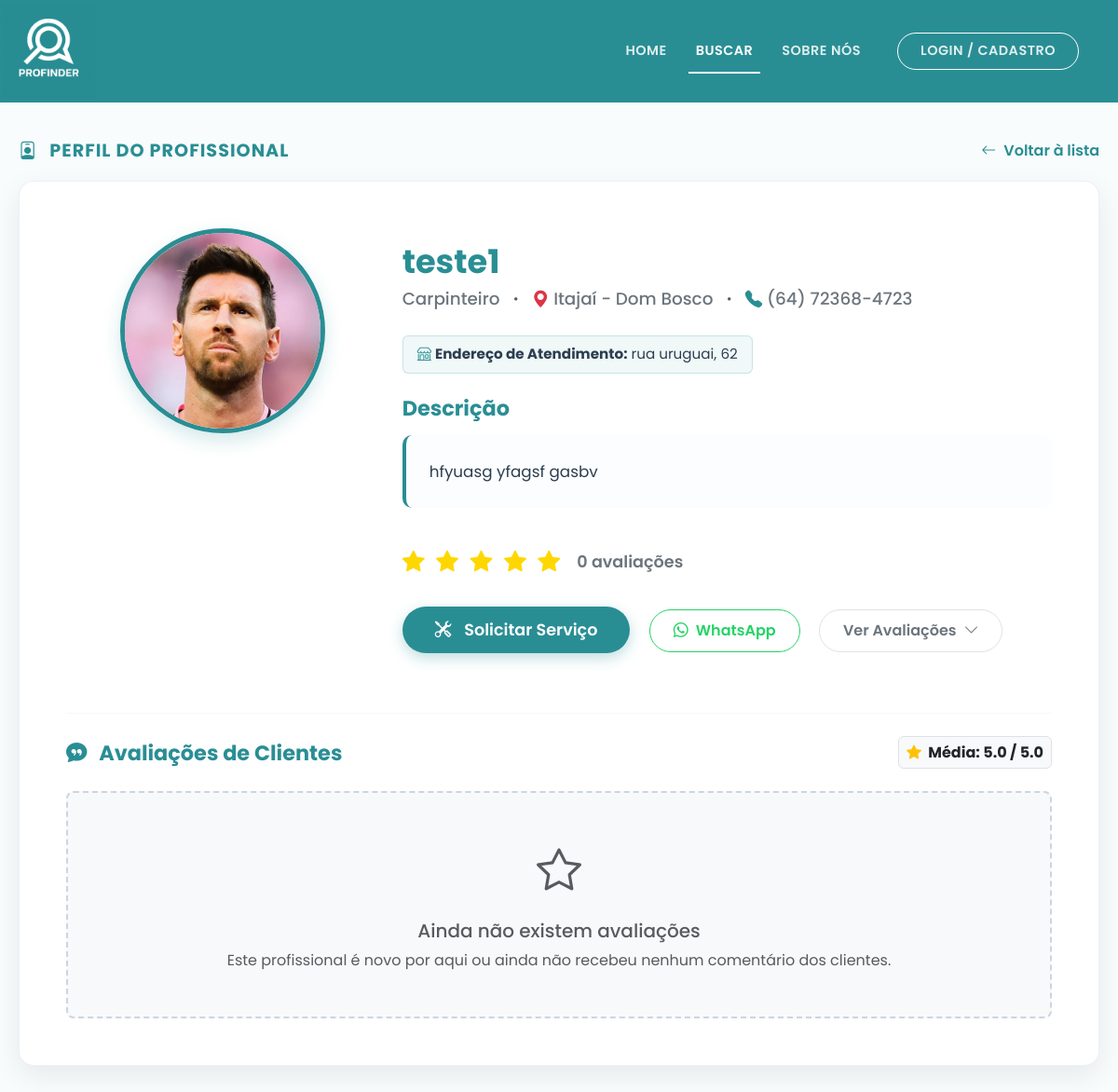
The page /perfil/1 on the database its author committed.
### app.py (models this page shows, shortened)
class Profissional(db.Model, UserMixin):
    id = db.Column(db.Integer, primary_key=True)
    nome = db.Column(db.String(100), nullable=False)
    cpf = db.Column(db.String(11), unique=True, nullable=False)
    email = db.Column(db.String(120), unique=True, nullable=False)
    senha = db.Column(db.String(128), nullable=False)
    telefone = db.Column(db.String(20), nullable=True)
    profissao = db.Column(db.String(50), nullable=False)
    cidade = db.Column(db.String(100), nullable=False)
    regiao = db.Column(db.String(100), nullable=False)
    endereco_fixo = db.Column(db.String(255), nullable=True)
    descricao = db.Column(db.Text, nullable=True)
    avaliacao = db.Column(db.Float, default=5.0)
    foto = db.Column(db.String(255), default='https://cdn-icons-png.flaticon.com/512/3135/3135715.png')
    tipo_conta = db.Column(db.String(20), default='profissional')
    trabalhos = db.relationship('Portfolio', backref='profissional', lazy=True, cascade='all, delete-orphan')
    solicitacoes_recebidas = db.relationship('SolicitacaoServico', backref='profissional_solicitado', lazy=True, cascade='all, delete-orphan')

### app.py (the view)
@app.route('/perfil/<int:id>')
def perfil(id):
    profissional_selecionado = Profissional.query.get_or_404(id)
    trabalhos_portfolio = Portfolio.query.filter_by(profissional_id=id).all()
    avaliacoes = Avaliacao.query.filter_by(profissional_id=id).order_by(Avaliacao.data_avaliacao.desc()).all()
    return render_template('perfil.html', profissional=profissional_selecionado, portfolio=trabalhos_portfolio, avaliacoes=avaliacoes)

### app/templates/perfil.html (shortened to what this page needs)
<!DOCTYPE html>
<html lang="pt-BR">
<head>
    <link href="https://cdn.jsdelivr.net/npm/bootstrap@5.3.2/dist/css/bootstrap.min.css" rel="stylesheet">
    <link rel="stylesheet" href="https://cdn.jsdelivr.net/npm/bootstrap-icons@1.11.1/font/bootstrap-icons.css">
</head>
<body>
    <nav class="navbar navbar-expand-lg navbar-profinder sticky-top">
        <div class="container">
            <a class="navbar-brand" href="{{ url_for('index') }}" title="Sair / Voltar ao Início">
                <img src="{{ url_for('static', filename='img/logo-nome.png') }}" alt="Logo ProFinder">
            </a>
            <div class="collapse navbar-collapse justify-content-end" id="navbarNav">
                <ul class="navbar-nav align-items-center">
                    <li class="nav-item"><a class="nav-link" href="{{ url_for('index') }}">Home</a></li>
                    <li class="nav-item"><a class="nav-link active" href="{{ url_for('busca_servicos') }}">Buscar</a></li>
                    <li class="nav-item"><a class="nav-link" href="{{ url_for('sobre') }}">Sobre Nós</a></li>
                    {% if current_user.is_authenticated %}
                        <li class="nav-item ms-lg-3 mt-3 mt-lg-0 d-none d-lg-block">
                            <a href="{{ url_for('meu_perfil') }}" class="nav-link" style="text-transform: none; font-size: 0.95rem;">Olá, <strong>{{ current_user.nome.split()[0] }}</strong></a>
                        </li>
                        <li class="nav-item ms-lg-2 mt-2 mt-lg-0">
                            <a class="nav-link btn-login-nav border border-white rounded-pill px-4" href="{{ url_for('logout') }}" style="background-color: rgba(255,255,255,0.1);">Sair</a>
                        </li>
                    {% else %}
                        <li class="nav-item ms-lg-3 mt-3 mt-lg-0">
                            <a class="nav-link btn-login-nav border border-white rounded-pill px-4" href="{{ url_for('login') }}">Login / Cadastro</a>
                        </li>
                    {% endif %}
                </ul>
            </div>
        </div>
    </nav>
    <main class="container main-container">
        <div class="cabecalho-perfil">
            <h2 class="titulo-secao"><i class="bi bi-person-badge me-2"></i> Perfil do Profissional</h2>
            <a href="javascript:history.back()" class="btn-voltar">
                <i class="bi bi-arrow-left"></i> Voltar à lista
            </a>
        </div>
        <div class="card-perfil">
            <div class="row">
                <div class="col-md-4 text-center mb-4 mb-md-0">
                    <div class="foto-perfil-container">
                        <img src="{{ profissional.foto }}" alt="Foto de {{ profissional.nome }}">
                    </div>
                </div>
                <div class="col-md-8">
                    <h1 class="nome-profissional">{{ profissional.nome }}</h1>
                    <div class="info-basica">
                        <span>{{ profissional.profissao }}</span>
                        <i class="bi bi-dot text-muted"></i>
                        <span><i class="bi bi-geo-alt-fill text-danger"></i>
                            {% if profissional.regiao == 'todas' %}
                                {{ profissional.cidade }} (Toda a região)
                            {% else %}
                                {{ profissional.cidade }} - {{ profissional.regiao.replace('_', ' ').title() }}
                            {% endif %}
                        </span>
                        {% if profissional.telefone %}
                            <i class="bi bi-dot text-muted"></i>
                            <span><i class="bi bi-telephone-fill" style="color: var(--cor-primaria);"></i> {{ profissional.telefone }}</span>
                        {% endif %}
                    </div>
                    {% if profissional.endereco_fixo %}
                    <div class="endereco-fixo mb-4">
                        <span style="color: var(--cor-texto-escuro); font-size: 0.95rem; background-color: #f0f8f8; padding: 8px 15px; border-radius: 6px; display: inline-block; border: 1px solid rgba(41, 142, 148, 0.2);">
                            <i class="bi bi-shop" style="color: var(--cor-primaria);"></i> <strong>Endereço de Atendimento:</strong> {{ profissional.endereco_fixo }}
                        </span>
                    </div>
                    {% endif %}
                    <h3 class="titulo-descricao">Descrição</h3>
                    <p class="texto-descricao">
                        {{ profissional.descricao | default("Profissional qualificado e altamente recomendado pela comunidade ProFinder. Especialista na sua área de atuação, sempre com foco em entregar o melhor resultado para os clientes.", true) }}
                    </p>
                    <div class="bloco-avaliacoes">
                        <div class="estrelas">
                            {% for i in range(5) %}
                                {% if i < profissional.avaliacao|int %}
                                    <i class="bi bi-star-fill"></i>
                                {% else %}
                                    <i class="bi bi-star-fill estrela-vazia"></i>
                                {% endif %}
                            {% endfor %}
                        </div>
                        <span class="numero-avaliacoes">
                            {{ avaliacoes|length }} avaliações
                        </span>
                    </div>
                    <div class="botoes-acao mt-4 mb-3">
                        {% if current_user.is_authenticated and current_user.tipo_conta == 'cliente' %}
                            <button type="button" class="btn-mensagem me-md-3 mb-3 mb-md-0" data-bs-toggle="modal" data-bs-target="#modalSolicitacao">
                                <i class="bi bi-tools me-1"></i> Solicitar Serviço
                            </button>
                        {% elif not current_user.is_authenticated %}
                            <button type="button" class="btn-mensagem me-md-3 mb-3 mb-md-0" data-bs-toggle="modal" data-bs-target="#modalAvisoLogin">
                                <i class="bi bi-tools me-1"></i> Solicitar Serviço
                            </button>
                        {% else %}
                            <button type="button" class="btn-mensagem me-md-3 mb-3 mb-md-0" onclick="alert('Apenas clientes podem solicitar serviços. Por favor, inicie sessão com uma conta de cliente.')" style="opacity: 0.7;">
                                <i class="bi bi-tools me-1"></i> Solicitar Serviço
                            </button>
                        {% endif %}
                        {% if profissional.telefone %}
                            <a href="https://wa.me/55{{ profissional.telefone | replace(' ', '') | replace('-', '') | replace('(', '') | replace(')', '') }}" target="_blank" class="btn-avaliacoes me-md-3 mb-3 mb-md-0" style="color: #25D366; border-color: #25D366;">
                                <i class="bi bi-whatsapp"></i> WhatsApp
                            </a>
                        {% else %}
                            <button type="button" class="btn-mensagem me-md-3 mb-3 mb-md-0" data-bs-toggle="modal" data-bs-target="#modalSemTelefone" style="background-color: #95a5a6; border: none; box-shadow: none;">
                                <i class="bi bi-telephone-x"></i> Sem Telefone
                            </button>
                        {% endif %}
                        <a href="#secaoAvaliacoes" class="btn-avaliacoes">
                            Ver Avaliações <i class="bi bi-chevron-down"></i>
                        </a>
                    </div>
                </div>
            </div>
            <hr class="mt-5 mb-4" style="border-color: rgba(0,0,0,0.1);" id="secaoAvaliacoes">
            <div class="d-flex justify-content-between align-items-center mb-4 flex-wrap gap-3">
                <h3 class="titulo-descricao mb-0"><i class="bi bi-chat-quote-fill me-2"></i> Avaliações de Clientes</h3>
                <span class="badge bg-light text-dark border p-2" style="font-size: 1rem;">
                    <i class="bi bi-star-fill text-warning me-1"></i> Média: {{ profissional.avaliacao }} / 5.0
                </span>
            </div>
            {% if avaliacoes %}
                <div class="row row-cols-1 g-4 mb-2">
                    {% for av in avaliacoes %}
                    <div class="col">
                        <div class="card border-0 shadow-sm" style="border-radius: 12px; background-color: #f8fcfc; border-left: 4px solid var(--cor-primaria) !important;">
                            <div class="card-body p-4">
                                <div class="d-flex justify-content-between align-items-start flex-wrap gap-2 mb-3">
                                    <div class="d-flex align-items-center gap-3">
                                        <img src="{{ av.cliente.foto }}" alt="Avatar Cliente" class="rounded-circle" style="width: 48px; height: 48px; object-fit: cover; border: 2px solid white; box-shadow: 0 2px 5px rgba(0,0,0,0.1);">
                                        <div>
                                            <h6 class="fw-bold mb-0" style="color: var(--cor-texto-escuro);">{{ av.cliente.nome }}</h6>
                                            <small class="text-muted"><i class="bi bi-calendar3"></i> {{ av.data_avaliacao.strftime('%d/%m/%Y') }}</small>
                                        </div>
                                    </div>
                                    <div class="estrelas mb-0" style="font-size: 1.1rem; letter-spacing: 1px;">
                                        {% for i in range(5) %}
                                            <i class="bi bi-star-fill {{ 'estrela-vazia' if i >= av.nota else '' }}"></i>
                                        {% endfor %}
                                    </div>
                                </div>
                                {% if av.comentario %}
                                    <div class="p-3 bg-white rounded" style="border: 1px solid rgba(0,0,0,0.05);">
                                        <p class="mb-0 text-dark" style="font-size: 0.95rem; line-height: 1.6; font-style: italic;">"{{ av.comentario }}"</p>
                                    </div>
                                {% else %}
                                    <p class="text-muted small mb-0 font-italic">O cliente não deixou nenhum comentário escrito.</p>
                                {% endif %}
                            </div>
                        </div>
                    </div>
                    {% endfor %}
                </div>
            {% else %}
                <div class="text-center p-5 bg-light rounded-3" style="border: 2px dashed #cbd5e1;">
                    <i class="bi bi-star text-muted" style="font-size: 3rem;"></i>
                    <h5 class="mt-3 text-muted">Ainda não existem avaliações</h5>
                    <p class="text-muted mb-0">Este profissional é novo por aqui ou ainda não recebeu nenhum comentário dos clientes.</p>
                </div>
            {% endif %}
        </div>
    </main>
</body>
</html>

### app/templates/perfil.html (style rules this page uses)
:root { --cor-primaria: #298e94; --cor-primaria-hover: #22767c; --cor-texto-escuro: #2c3e50; --cor-texto-mutado: #6c757d; --cor-fundo: #f8fcfc; }
body { font-family: 'Poppins', sans-serif; background-color: var(--cor-fundo); min-height: 100vh; display: flex; flex-direction: column; }
.navbar-profinder { background-color: var(--cor-primaria); padding: 0; }
.navbar-brand img { height: 100px; margin-left: -40px; }
.nav-link { color: rgba(255, 255, 255, 0.85) !important; font-weight: 600; font-size: 0.9rem; text-transform: uppercase; letter-spacing: 0.5px; margin-left: 15px; position: relative; transition: color 0.3s ease; }
.nav-link:hover, .nav-link.active { color: white !important; }
.nav-link::after { content: ''; position: absolute; width: 0; height: 2px; bottom: -5px; left: 0; background-color: white; transition: width 0.3s ease; }
.nav-link:hover::after, .nav-link.active::after { width: 100%; }
.btn-login-nav { transition: all 0.3s ease !important; }
.btn-login-nav::after { display: none !important; }
.main-container { flex: 1; padding: 40px 20px; max-width: 1200px; margin: 0 auto; width: 100%; }
.cabecalho-perfil { display: flex; justify-content: space-between; align-items: center; margin-bottom: 20px; }
.titulo-secao { color: var(--cor-primaria); font-weight: 700; font-size: 1.2rem; text-transform: uppercase; letter-spacing: 1px; margin: 0; }
.btn-voltar { color: var(--cor-primaria); background: transparent; font-weight: 600; text-decoration: none; transition: all 0.3s ease; display: inline-flex; align-items: center; gap: 8px; }
.card-perfil { background: white; border-radius: 16px; box-shadow: 0 10px 30px rgba(0,0,0,0.08); border: 1px solid rgba(41, 142, 148, 0.1); overflow: hidden; padding: 50px; margin-bottom: 40px; }
.foto-perfil-container { width: 220px; height: 220px; border-radius: 50%; overflow: hidden; border: 5px solid var(--cor-primaria); margin: 0 auto; box-shadow: 0 8px 20px rgba(41, 142, 148, 0.2); }
.foto-perfil-container img { width: 100%; height: 100%; object-fit: cover; }
.nome-profissional { color: var(--cor-primaria); font-weight: 700; font-size: 2.2rem; margin-bottom: 5px; margin-top: 15px; }
.info-basica { color: var(--cor-texto-mutado); font-size: 1.15rem; font-weight: 500; margin-bottom: 25px; display: flex; align-items: center; gap: 8px; flex-wrap: wrap; }
.titulo-descricao { color: var(--cor-primaria); font-weight: 700; font-size: 1.4rem; margin-bottom: 15px; }
.texto-descricao { color: var(--cor-texto-escuro); font-size: 1.05rem; line-height: 1.7; margin-bottom: 40px; background-color: #fcfdfe; padding: 25px; border-radius: 10px; border-left: 4px solid var(--cor-primaria); }
.bloco-avaliacoes { display: flex; align-items: center; gap: 15px; margin-bottom: 30px; }
.estrelas { color: #ffd700; font-size: 1.5rem; letter-spacing: 3px; }
.numero-avaliacoes { color: var(--cor-texto-mutado); font-weight: 600; font-size: 1.1rem; }
.btn-mensagem { background-color: var(--cor-primaria); color: white; font-weight: 600; padding: 12px 35px; font-size: 1.1rem; border-radius: 30px; text-decoration: none; display: inline-flex; align-items: center; gap: 10px; transition: all 0.3s; border: none; box-shadow: 0 5px 15px rgba(41, 142, 148, 0.3); }
.btn-avaliacoes { background-color: transparent; color: var(--cor-texto-mutado); border: 1px solid #dee2e6; font-weight: 600; padding: 10px 25px; border-radius: 30px; text-decoration: none; display: inline-flex; align-items: center; gap: 8px; transition: all 0.3s; }

### rows shown on the page
Profissional: foto (picture), nome "teste1", profissao "Carpinteiro", cidade "Itajaí", regiao.replace "Dom Bosco", telefone "(64) 72368-4723", endereco_fixo "rua uruguai, 62", descricao "hfyuasg yfagsf gasbv", avaliacao "5.0"

### other values the page prints
{{ avaliacoes|length }} "0"
